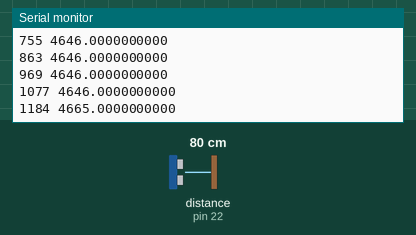
Simulated run of this sketch. Board: Arduino Mega 2560, built with avr-gcc and run on an emulated ATmega2560. On the bench: the last lines printed to the serial monitor. Wiring (inferred from the names in the program): ultrasonic range finder: trigger pin 23; echo pin 22. The inputs (shaded band) are chosen by the test bench; at power-on: distance to the obstacle (sensor on pin 22) 80 cm. The echo pulse lasts 58.3 µs per cm.

Above: at 1.2 s.
1.3 s: distance to the obstacle (sensor on pin 22) set to 2 cm
At 1.4 s:
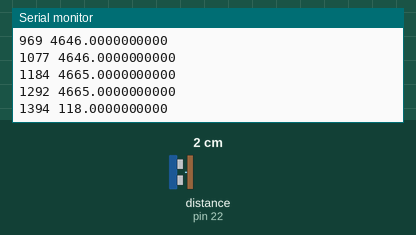
2.8 s: distance to the obstacle (sensor on pin 22) set to 4 cm
At 2.84 s:
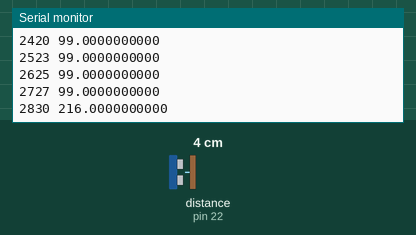
Timing chart, 0 to 5.8 s (numbered marks = the images above; inputs shaded):
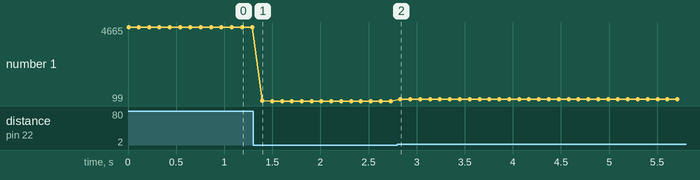

The sketch:

sketch_apr01a.ino
```cpp
// Test a single ultrasonic sensor
//
const uint8_t tp = 23;
const uint8_t ep = 22;

void setup()
{

  Serial.begin(115200);
  Serial.flush();

    pinMode(tp, OUTPUT);
    pinMode(ep, INPUT);

}

void loop()
{
    digitalWrite(tp, LOW);
    delayMicroseconds(2);
    digitalWrite(tp, HIGH);
    delayMicroseconds(10);
    digitalWrite(tp, LOW);
    const float distance = pulseIn(ep, HIGH);

    ::Serial.print(millis());
  ::Serial.print(" ");
  ::Serial.println(distance, DEC);
  ::Serial.flush();

  ::delay(100);

}
```

Measured:
- after the input at 1.3 s, the serial monitor: prints a new line after 0.10 s (image 1)
- plotted number 1: 4665 → 99 after the input at 1.3 s
